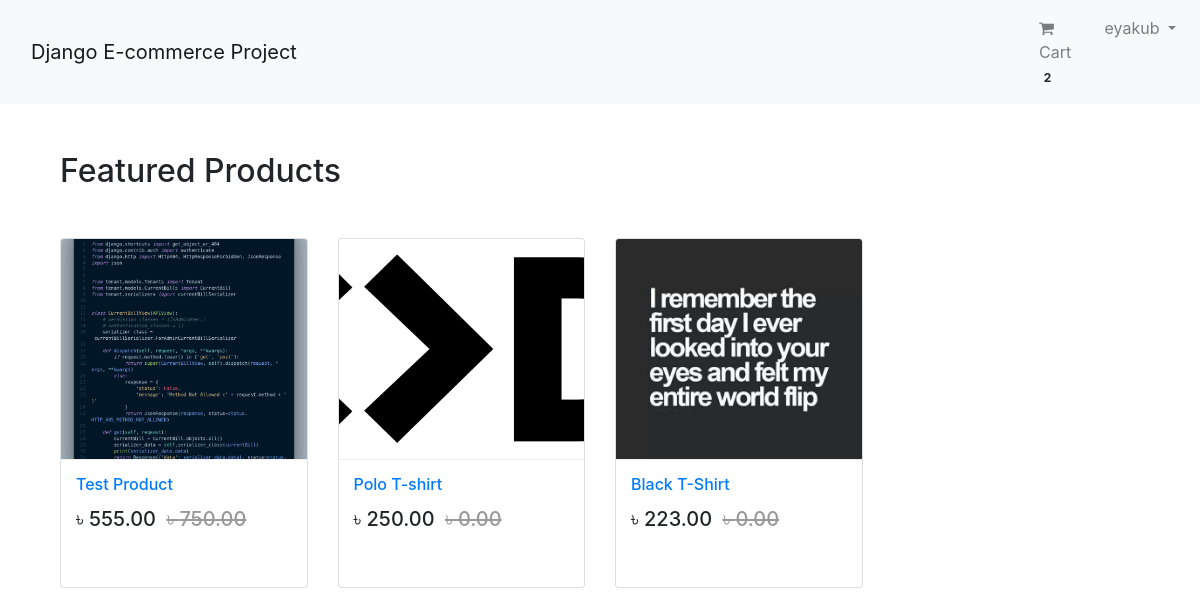
Page / (signed in) on the committed database.
### app_login/models.py (models this page shows, shortened)
class User(AbstractBaseUser, PermissionsMixin):
    email = models.EmailField(unique=True, null=False)
    is_staff = models.BooleanField(
        ugettext_lazy('staff status'),
        default=False,
        help_text=ugettext_lazy('Designates whether user can log in this site')
    )
    is_active = models.BooleanField(
        ugettext_lazy('active'),
        default=True,
        help_text=ugettext_lazy('Designates whether this user would be treated as active. Unselect this instead of deleting account')
    )
    USERNAME_FIELD = 'email'
    objects = MyUserManager()

class Profile(models.Model):
    user = models.OneToOneField(User, on_delete=models.CASCADE, related_name='profile')
    username = models.CharField(max_length=264, blank=True)
    full_name = models.CharField(max_length=264, blank=True)
    address_1 = models.TextField(max_length=300, blank=True)
    city = models.CharField(max_length=50, blank=True)
    zipcode = models.CharField(max_length=10, blank=True)
    country = models.CharField(max_length=50, blank=True)
    phone = models.CharField(max_length=20, blank=True)
    created_at = models.DateTimeField(auto_now_add=True)
    updated_at = models.DateTimeField(auto_now=True)

### app_order/models.py (models this page shows, shortened)
class Order(models.Model):
    order_items = models.ManyToManyField(Cart)
    user = models.ForeignKey(settings.AUTH_USER_MODEL, on_delete=models.CASCADE, related_name='order')
    ordered = models.BooleanField(default=False)
    created_at = models.DateTimeField(auto_now_add=True)
    paymentId = models.CharField(max_length=264, blank=True, null=True)
    orderId = models.CharField(max_length=200, blank=True, null=True)

### app_shop/models.py (models this page shows, shortened)
class Product(models.Model):
    mainimage = models.ImageField(upload_to='Products')
    name = models.CharField(max_length=264)
    category = models.ForeignKey(Category, on_delete=models.CASCADE, related_name='category')
    preview_text = models.TextField(max_length=200, verbose_name='Preview Text')
    detail_text = models.TextField(max_length=1000, verbose_name='Description')
    price = models.FloatField()
    old_price = models.FloatField(default=0.00)
    created = models.DateTimeField(auto_now_add=True)
    class Meta:
        ordering = ['-created',]

### app_shop/views.py (the view)
# urls.py: path('', views.Home.as_view(), name='home'),
class Home(ListView):
    model = Product
    template_name = 'app_shop/home.html'

### app_order/templatetags/cart_tag.py (called while the page is built)
@register.filter
def cart_total(user):
    order = Order.objects.filter(user=user, ordered=False)
    if order.exists():
        return order[0].order_items.count()
    else:
        return 0

### templates/app_shop/home.html
{% extends 'base.html' %}
{% block body_block %}
<div class="container my-5">
    <h2 class="my-5">Featured Products</h2>
    <div class="row">
    {% for product in object_list %}
        <div class="col-md-6 col-sm-12 col-lg-3">
            <figure class="card card-product">
                <div class="img-wrap">
                    <img src="/media/{{product.mainimage}}" style="width:100%; height:300px" alt="">
                </div>
                <figcaption class="info-wrap">
                    <h6 class="title"><a href="{% url 'app_shop:product_detail' pk=product.pk %}">{{ product.name }}</a></h6>
                    <div class="action-wrap">
                        <div class="price-wrap h5">
                            <span class="price-new">&#2547; {{ product.price|floatformat:2 }}</span>
                            <span class="price-old"><strike>&#2547; {{ product.old_price|floatformat:2 }}</strike></span>
                        </div>
                    </div>
                </figcaption>
            </figure>
        </div>
    {% endfor %}
    </div>
</div>
{% endblock body_block %}

### templates/navbar.html (shortened to what this page needs)
{% load cart_tag %}
<nav class="navbar navbar-expand-lg navbar-light bg-light">
    <div class="container">
        <a class="navbar-brand" href="{% url 'app_shop:home' %}">Django E-commerce Project</a>
    </div>
    <div class="collapse navbar-collapse" id="navbarNav">
        <ul class="navbar-nav ml-auto">
            {% if request.user.is_authenticated %}
            <li class="nav-item">
                <a href="{% url 'app_order:cart' %}" class="nav-link">
                    <i class="fa fa-shopping-cart"></i> Cart
                    <span class="badge badge-light">{{ request.user |cart_total }}</span>
                </a>
             </li>
            <li class="nav-item dropdown">
                <a href="" class="nav-link dropdown-toggle" id="navbarDropdown"
                    role="button"
                    data-toggle="dropdown"
                    aria-haspopup="true"
                    aria-expanded="false">
                    {{request.user.profile.username}}
                </a>
            </li>
            {% else %}
            <li class="nav-item">
                <a href="{% url 'app_login:login' %}" class="btn btn-primary">Login</a>
            </li>
            {% endif %}
        </ul>
    </div>
</nav>

### templates/base.html (style rules this page uses)
.card { height: 350px; }
.card-product:after { content: ""; display: table; clear: both; visibility: hidden; }
.card-product .price-new, .card-product .price { margin-right: 5px; }
.card-product .price-old { color: #999; }
.card-product .img-wrap { border-radius: 3px 3px 0 0; overflow: hidden; position: relative; height: 220px; text-align: center; }
.card-product .img-wrap img { max-height: 100%; max-width: 100%; object-fit: cover; }
.card-product .info-wrap { overflow: hidden; padding: 15px; border-top: 1px solid #eee; }
.card-product .action-wrap { padding-top: 4px; margin-top: 4px; }
.card-product .title { margin-top: 0; }

### rows in the picture
User: user|cart_total "2", user.profile.username "eyakub"
Product: mainimage (picture), name "Test Product", price "555.00", old_price "750.00"
Product: mainimage (picture), name "Polo T-shirt", price "250.00", old_price "0.00"
Product: mainimage (picture), name "Black T-Shirt", price "223.00", old_price "0.00"
